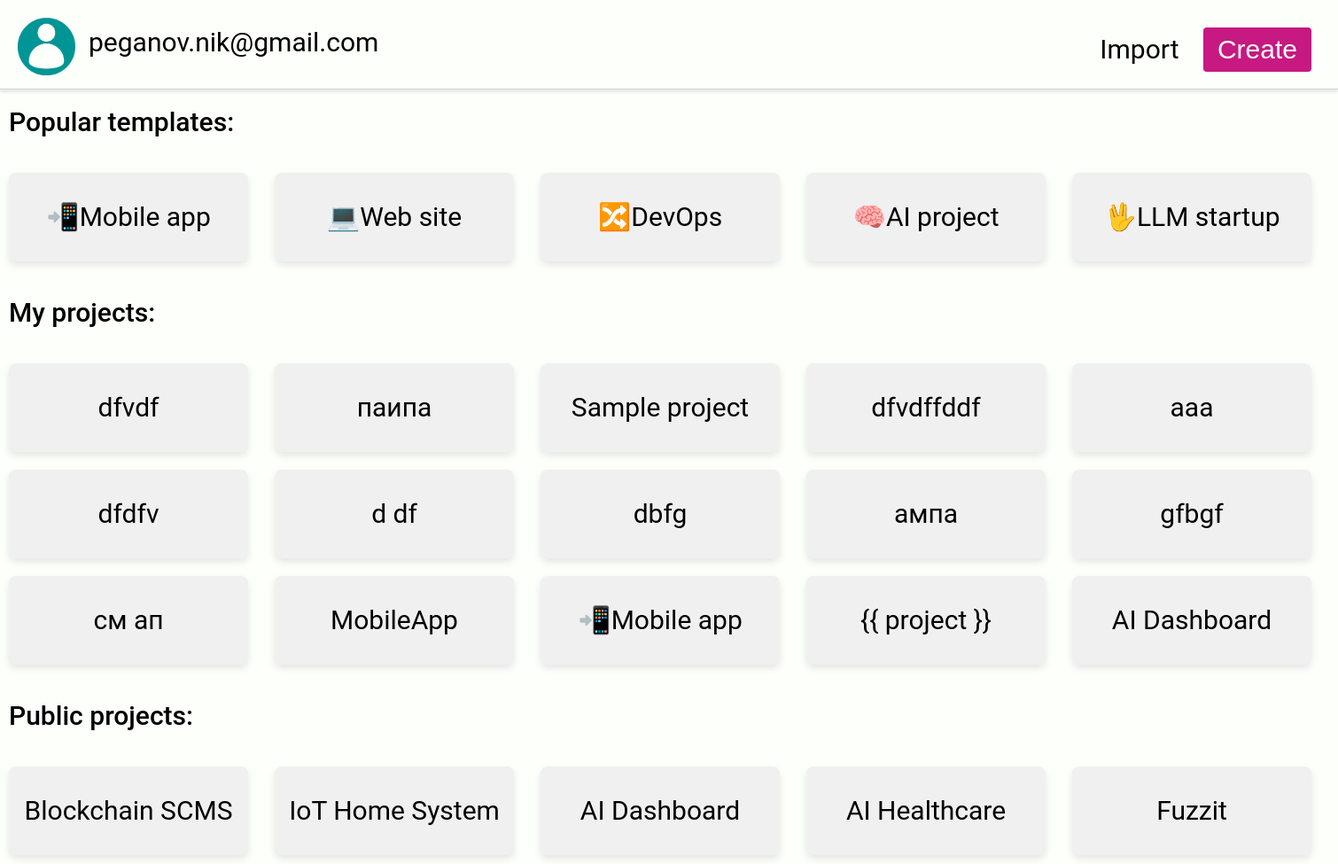
/projects/peganov.nik@gmail.com/, run on an earlier commit of the app's database.
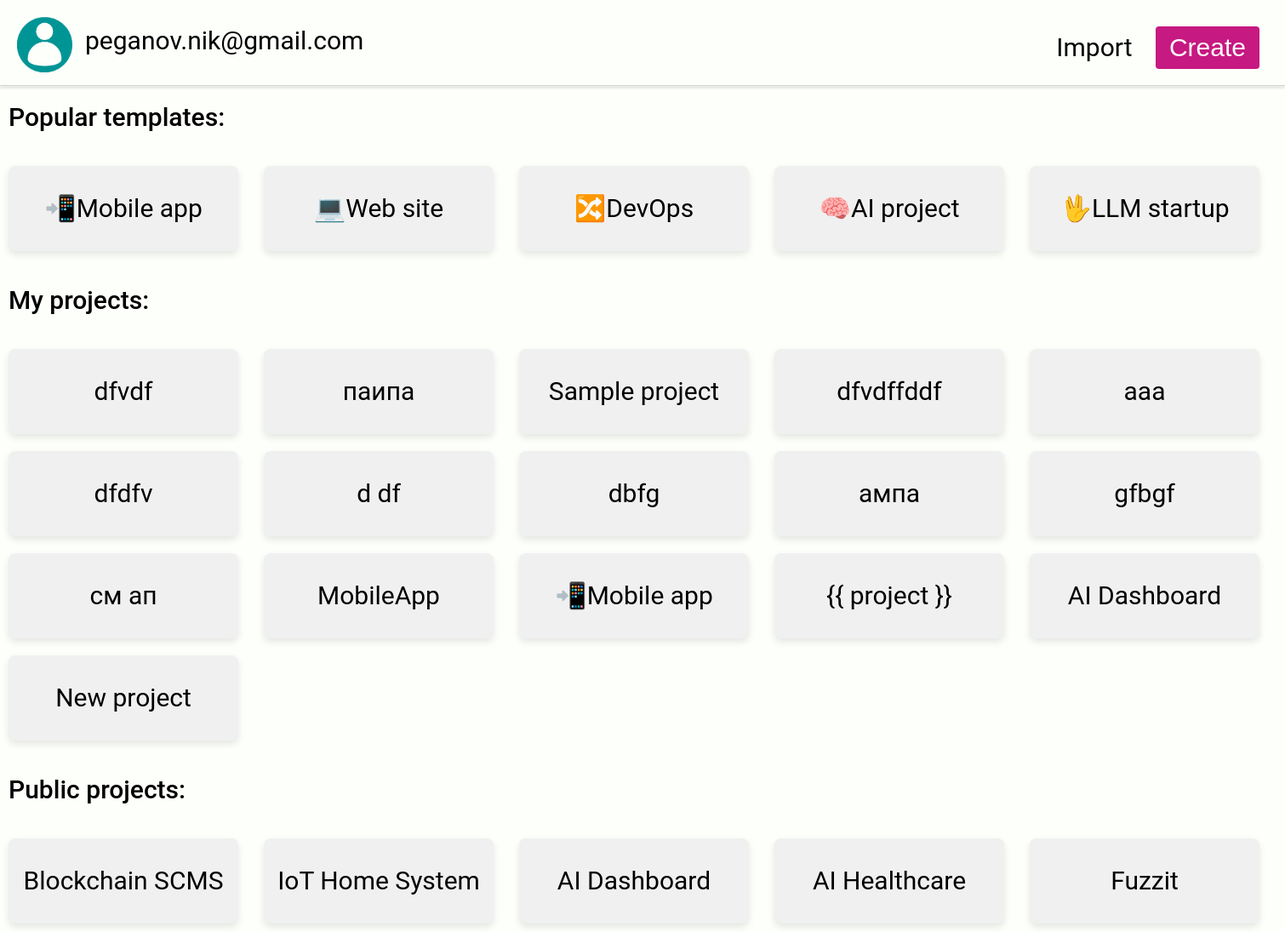
And on a later commit of the database.
### success/models.py (models this page shows, shortened)
class Project(models.Model):
    user = models.ForeignKey(User, on_delete=models.CASCADE, null=True)
    name = models.CharField(max_length=100)
    PRIVACY_CHOICES = (
        ("PUBLIC", "Public"),
        ("PRIVATE", "Private"),
    )
    privacy = models.CharField(max_length=7, choices=PRIVACY_CHOICES, default="PRIVATE")
    constraints = [models.UniqueConstraint(fields=["user", "name"], name="unique name for user")]

### success/views.py (the view)
# urls.py: path("projects/<str:username>/", projects_view, name="projects"),
def projects_view(request, username):
    projects = get_all_projects(username)
    templates = get_all_templates()
    public_projects = get_all_public_projects(templates)
    return render(
        request,
        "projects.html",
        {"username": username, "projects": projects, "public_projects": public_projects, "templates": templates},
    )

### success/utils.py (called while the page is built)
def get_all_projects(username):
    user = User.objects.get(username=username)
    return list(Project.objects.filter(user=user).values_list("name", flat=True))

def get_all_public_projects(to_exclude=[]):
    return list(Project.objects.filter(user=None).exclude(name__in=to_exclude).values_list("name", flat=True))

def get_all_templates():
    return list(Template.objects.values_list("name", flat=True))

### success/templates/projects.html (shortened to what this page needs)
<!DOCTYPE html>
<html lang="en">
<head>
    {% load static %}
    <link rel="stylesheet" type="text/css" href="{% static 'styles.css' %}">
</head>
<body>
<div class="left-header">
    <img src="{% static 'images/login.png' %}" alt="Login Logo" class="account-logo">
    <label class="top-left-label" style="display: inline-block; position : absolute; top:30px; left:100px; font-family: 'Roboto', sans-serif;">{{username}}</label>
</div>
<div class="header">
    <button class="button" onclick="showCreatePopup()">Import</button>
    <button class="big-button" onclick="showCreatePopup()">Create</button>
</div>
<p class="very-bold-text" style="margin-left: 10px; margin-top: 120px;">Popular templates:</p>
<div class="templates-container">
    <div class="recent-projects-container">
        {% for project in templates %}
        <a href="{% url 'project' username='public' name=project%}" method="post">
            <div class="project">{{ project }}</div>
        </a>
        {% endfor %}
    </div>
</div>
<p class="very-bold-text" style="margin-left: 10px;">My projects:</p>
<div class="recent-projects-container">
    {% for project in projects %}
    <a href="{% url 'project' username=username name=project%}" method="post">
        <div class="project">{{ project }}</div>
    </a>
    {% endfor %}
</div>
<p class="very-bold-text" style="margin-left: 10px;">Public projects:</p>
<div class="recent-projects-container">
    {% for project in public_projects %}
    <a href="{% url 'project' username='public' name=project%}" method="post">
        <div class="project">{{ project }}</div>
    </a>
    {% endfor %}
</div>
<div class="full-width-rectangle"></div>
</body>
</html>

### success/static/styles.css (style rules this page uses)
body { font-size: 30px; font-family: 'Roboto', sans-serif; }
.account-logo { position: absolute; top: 20px; left: 20px; width: 65px; height: 65px; }
.full-width-rectangle { position: absolute; top: 100px; width: 100%; height: 1px; background-color: lightgray; box-shadow: 0px 2px 3px rgba(0, 0, 0, 0.3); }
.recent-projects-container { display: grid; grid-template-columns: repeat(5, 300px); gap: 0; padding-left: 0; margin-left: 0; width: 100%; }
.header { position: absolute; top: 30px; right: 30px; text-align: right; }
.left-header { text-align: left; }
.button { margin-left: 10px; padding: 8px 10px; border: none; background-color: transparent; color: #000000; cursor: pointer; transition: color 0.3s; font-size: 30px; text-decoration: none; font-family: 'Roboto', sans-serif; }
.big-button { margin-left: 10px; padding: 8px 16px; border: none; border-radius: 4px; background-color: #C61981; color: white; cursor: pointer; font-size: 30px; }
.very-bold-text { font-weight: 500; }

### success/templates/projects.html (style rules this page uses)
body, html { height: 100%; margin: 0; background-color: #fdfffb; }
.project { width: 270px; height: 100px; background-color: #f0f0f0; margin: 10px; display: inline-block; vertical-align: top; text-align: center; line-height: 100px; border-radius: 8px; box-shadow: 0 4px 8px rgba(0,0,0,0.1); font-family: 'Roboto', sans-serif; }
a { color: inherit; }

What changed in the data, as far as the page shows it:
added Project: name "New project"
